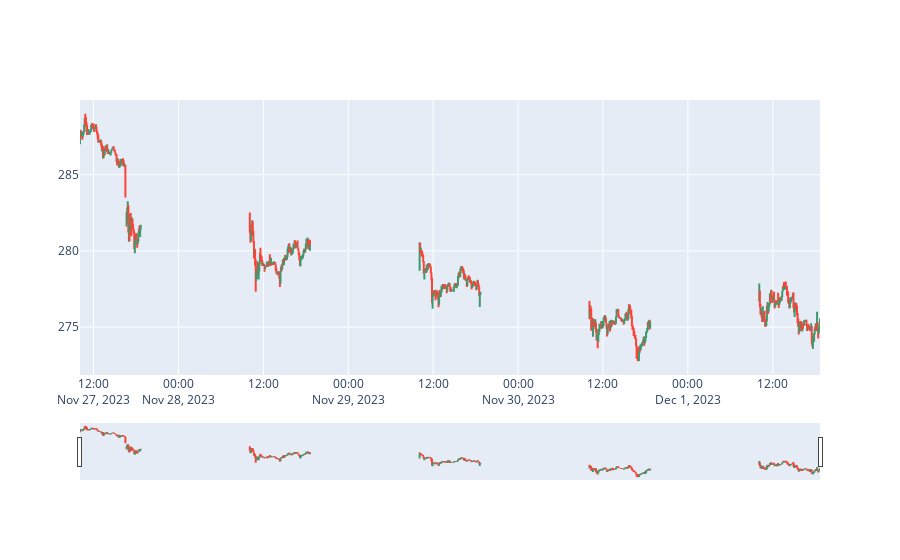

The code cell stored with this chart in its notebook:
### Code cell
fig = go.Figure(data=[go.Candlestick(
    x=sber_trd_df['systime'],
    open=sber_trd_df['pr_open'],
    high=sber_trd_df['pr_high'],
    low=sber_trd_df['pr_low'],
    close=sber_trd_df['pr_close']
)])
fig.show()

### Figure 1 — Plotly figure (JSON) as saved in the notebook; plotly's stock layout.template omitted (floating-point values rounded to 4 significant figures; data arrays with more than 128 entries replaced by an {"elided": "..."} marker saying what was removed)
{"data": [{"close": {"elided": "518 float values"}, "high": {"elided": "518 float values"}, "low": {"elided": "518 float values"}, "open": {"elided": "518 float values"}, "type": "candlestick", "x": {"elided": "518 str values"}}], "layout": {}}
